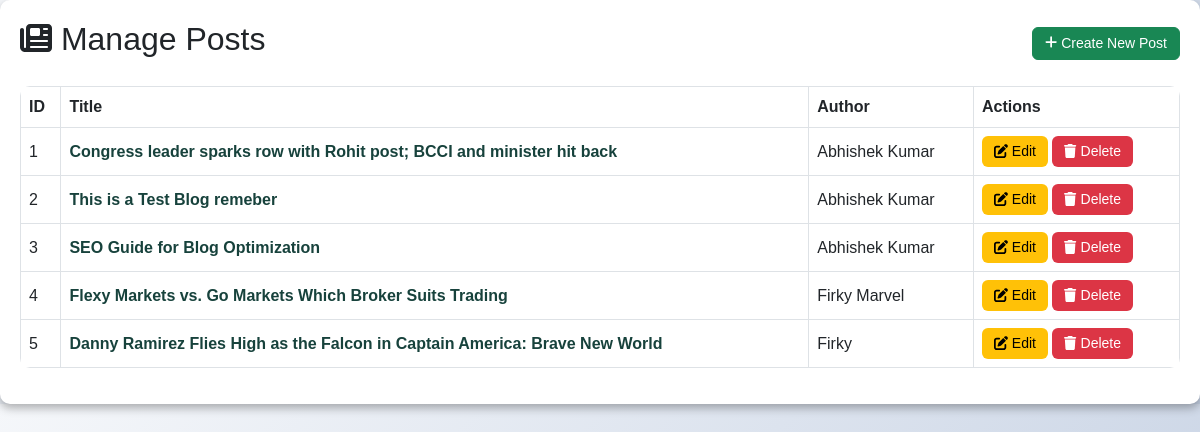
Screenshot of /admin/manage_posts.php (signed in) with the database file from the repository.
### tables this page shows
CREATE TABLE `blogs` (
  `id` int(11) NOT NULL,
  `title` varchar(255) NOT NULL,
  `seo_slug` varchar(255) NOT NULL,
  `status` enum('published','draft') NOT NULL,
  `views` int(11) DEFAULT 0,
  `created_at` timestamp NOT NULL DEFAULT current_timestamp(),
  `content` text NOT NULL,
  `author` varchar(255) NOT NULL,
  `featured_image` varchar(255) NOT NULL,
  `tags` varchar(255) NOT NULL
);

### admin/manage_posts.php (the view, shortened to what this page needs)
<?php
include('../config/db.php');
$query = "SELECT * FROM blogs ORDER BY created_at DESC";
$result = mysqli_query($conn, $query);
$sn = 1;
?>
<!DOCTYPE html>
<html lang="en">
<head>
    <link rel="stylesheet" href="https://cdn.jsdelivr.net/npm/bootstrap@5.3.0/dist/css/bootstrap.min.css">
</head>
<body>
    <div class="container">
        <div class="header_card">
            <h2><i class="fas fa-newspaper"></i> Manage Posts</h2>
            <a href="dashboard.php?view=createPosts" class="btn btn-success"> <i class="fas fa-plus"></i> Create New Post</a>
        </div>
        <table class="table table-bordered table-hover">
            <thead>
                <tr>
                    <th>ID</th>
                    <th>Title</th>
                    <th>Author</th>
                    <th>Actions</th>
                </tr>
            </thead>
            <tbody>
                <?php while ($row = mysqli_fetch_assoc($result)): ?>
                    <tr>
                        <td><?php echo $sn++; ?></td>
                        <td>
                            <a href="dashboard.php?view=post&id=<?php echo $row['id']; ?>" class="post-title-link">
                                <?php echo $row['title']; ?>
                            </a>
                        </td>
                        <td><?php echo $row['author']; ?></td>
                        <td>
                            <a href="dashboard.php?view=editPost&id=<?php echo $row['id']; ?>" class="btn btn-warning"><i
                                    class="fas fa-edit"></i> Edit</a>
                            <a href="../blog/delete_post.php?id=<?php echo $row['id']; ?>" class="btn btn-danger"
                                onclick="return confirm('Are you sure you want to delete this post?');"><i
                                    class="fas fa-trash"></i> Delete</a>
                        </td>
                    </tr>
                <?php endwhile; ?>
            </tbody>
        </table>
    </div>
</body>
</html>

### admin/manage_posts.php (style rules this page uses)
body { background: linear-gradient(135deg, #f5f7fa, #c3cfe2); font-family: 'Arial', sans-serif; }
.container { background: white; max-width: 100%; padding: 20px; border-radius: 10px; box-shadow: 0 4px 10px rgba(0, 0, 0, 0.3); }
.header_card { display: flex; justify-content: space-between; align-items: center; margin-bottom: 20px; }
.table { border-radius: 10px; overflow: hidden; }
th, td { text-align: left; vertical-align: middle; }
th { background-color: #007bff; color: white; }
.btn { padding: 5px 12px; font-size: 14px; }
.btn-warning { background-color: #ffc107; border: none; }
.btn-danger { background-color: #dc3545; border: none; }
.post-title-link { font-weight: bold; color: #17423C; text-decoration: none; transition: color 0.3s, text-decoration 0.3s; }

### rows the page displays
blogs: title "Congress leader sparks row with Rohit post; BCCI and minister hit back", author "Abhishek Kumar"
blogs: title "This is a Test Blog remeber", author "Abhishek Kumar"
blogs: title "SEO Guide for Blog Optimization", author "Abhishek Kumar"
blogs: title "Flexy Markets vs. Go Markets Which Broker Suits Trading", author "Firky Marvel"
blogs: title "Danny Ramirez Flies High as the Falcon in Captain America: Brave New World", author "Firky"
